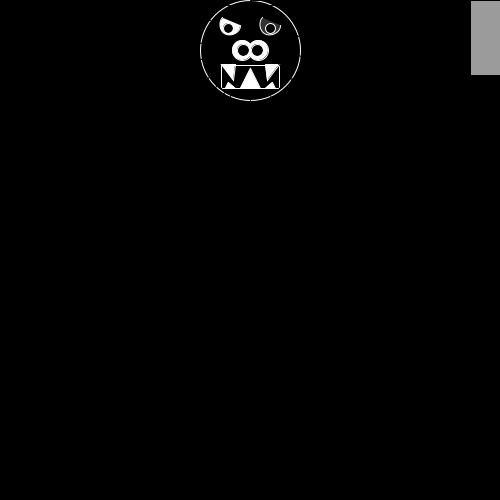
Frame 1 (no input)
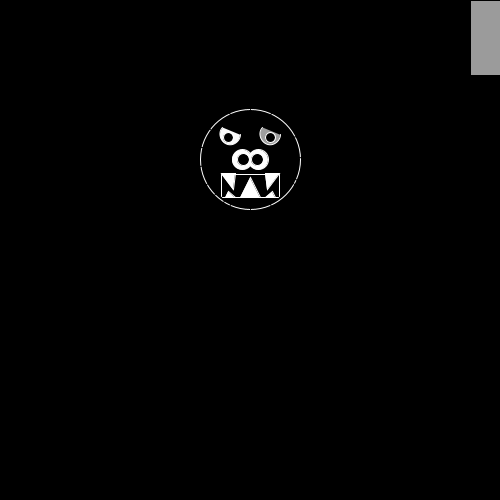
Frame 60 (the mouse pressed at the canvas centre just before this capture)
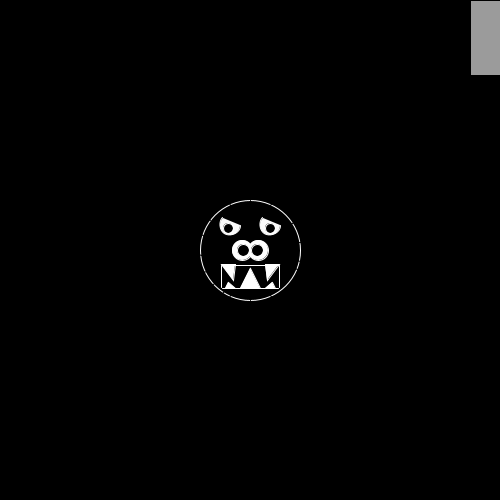
Frame 120 (the mouse held since frame 60 and released just before this capture)

The Processing sketch that drew these frames (run headless with seeded random() and noise(); from frame 60 on, the mouse is pressed at the canvas centre):

// Processing sketch: processing_139963
// ── processing_139963.pde

// Brian Mislang
// Assignment 5

// light switch variables: credit Light switch function to Matthew Wood http://www.openprocessing.org/sketch/36403
boolean on = false;
int a = 470;
int b = 0;
int c = 35;
int d = 75;

// ball variables
float r, X, Y, Xspeed, Yspeed;

// environment variables
float gravity, stopSpeed, dissipation;

void setup() {
  size(500,500);
  smooth();
  ellipseMode(RADIUS); // uses first two parameters in ellipse(); as the location to where the ellipse is located,
                       // and last two parameters to specify width and height
  
  // initialize ball variables
  r = 50;
  X = width/2;
  Y = r;
  
  
  // initialize physical variables
  gravity = 0.6; 
  stopSpeed = 0.2;
  dissipation = .08;

}

void draw() {
 if(on==true){ // sets the background to black or white depending on if user press switch (default black)
   background(255);
 } else {
   background(0);
 }
  // light switch
  fill(155);
  rect(a,b,c,d);
  
 
  displayMonster(); // calls displayMonster function
  if( mousePressed && mouseOnMonster() ){ // if the mouse is pressed and mouse in on the monster,
    holdMonster(); // calls holdMonster function
    println("Release me!"); // and then prints statement on interface in Processing editor
  }else{ // otherwise, calls next two functions
    moveMonster(); //calls moveMonster function
    updateSpeed(); //calls updateSpeed function
  }
}

// light switch function
void mousePressed() {
  if ( mouseX > a && mouseX < (a+c) && mouseY > b && mouseY < (b+d)) {
    on = !on;   
  }
}

void displayMonster(){
  //constrains the monster to not go past the borders of the window so monster bounces off walls opposite of where it came from
  Y = constrain(Y,r,height-r); 
  X = constrain(X,r,width-r);
  
  //body
  stroke(255);
  fill(0);
  ellipse(X,Y,r,r);
  
  //left eye
  fill(X); // eye color depends on location
  arc(X-20, Y-25, 10, 10, 0, PI+QUARTER_PI, OPEN);
  fill(0);
  ellipse(X-22, Y-22, 5, 5);
  
  //right eye
  fill(Y); // eye color depends on location
  arc(X+20, Y-25, 10, 10, 0, PI+QUARTER_PI, OPEN);
  fill(0);
  ellipse(X+20, Y-22, 5, 5);
  
  //mouth
  stroke(255);
  line(X-28, Y+38, X+28, Y+38);
  
  stroke(255);
  line(X-28, Y+15, X+28, Y+15);
  
  fill(255);
  triangle(X, Y+18, X-10, Y+38, X+10, Y+38);
  
  fill(255);
  triangle(X-22, Y+32, X-25, Y+38, X-15, Y+38);
  
  fill(255);
  triangle(X+22, Y+32, X+25, Y+38, X+15, Y+38);
  
  fill(255);
  triangle(X-17, Y+30, X-29, Y+14, X-15, Y+14);
  
  fill(255);
  triangle(X+17, Y+30, X+29, Y+14, X+15, Y+14);
  
  stroke(255);
  line(X+29, Y+37, X+29, Y+15);
  
  stroke(255);
  line(X-29, Y+37, X-29, Y+15);
  
  //nose
  ellipse(X+8, Y, 10, 10);
  ellipse(X-8, Y, 10, 10);
  fill(0);
  ellipse(X+7, Y, 6, 6);
  fill(0);
  ellipse(X-7, Y, 6, 6);
  
  
  //chains (top)
  stroke(0);
  line(5, 0, X-40, Y-30);
  line(137, 0, X-20, Y-45);
  line(269, 0, X, Y-50);
  line(421, 0, X+20, Y-45);
  
  //chains (left)
  stroke(0);
  line(0, 100, X-40, Y-10);
  line(0, 200, X-45, Y+6);
  line(0, 300, X-35, Y+20);
  line(0, 400, X-30, Y+30);
  
  //chains (bottom)
  stroke(0);
  line(25, 500, X-25, Y+40);
  line(137, 500, X-20, Y+45);
  line(269, 500, X, Y+50);
  line(421, 500, X+20, Y+45);
  
  //chains (right)
  stroke(0);
  line(500, 100, X+30, Y-20);
  line(500, 200, X+35, Y-5);
  line(500, 300, X+20, Y+5);
  line(500, 400, X+25, Y+5);
}

void holdMonster(){
  // X & Y variables set to onto the mouse
  X = mouseX; 
  Y = mouseY;
  Xspeed = (mouseX-pmouseX);
  Yspeed = (mouseY-pmouseY);
  
}

void moveMonster(){
    X += Xspeed;
    Y += Yspeed;
}

void updateSpeed(){
  // function to achieve monster gravity, oscilliation physics
  if( abs(Yspeed)<stopSpeed ){
    Yspeed = 0.0;
  }else if( Y > height-r ){
    Yspeed *= -(1-dissipation);
  }else if( Y < r ) {
    Yspeed *= -(1-dissipation);
  }
   if( abs(Xspeed)<stopSpeed ){
    Xspeed = 0.0;
  }else if( X > width-r){
    Xspeed *= -(1-dissipation);   
  }else if( X < r ) {
    Xspeed *= -(1-dissipation);
}
 Yspeed += gravity;
}

boolean mouseOnMonster(){
  return dist(X,Y, mouseX,mouseY) < r;
}
